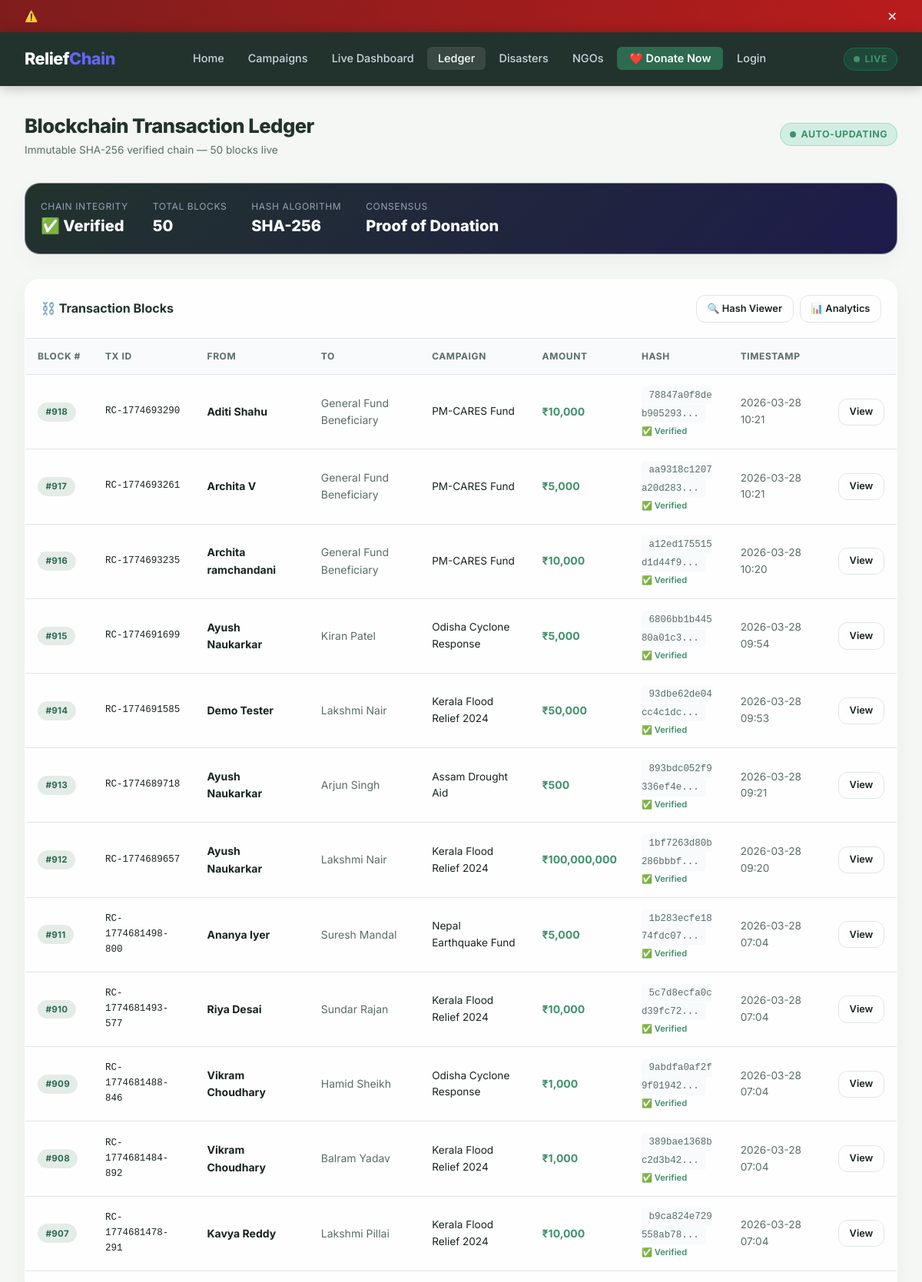
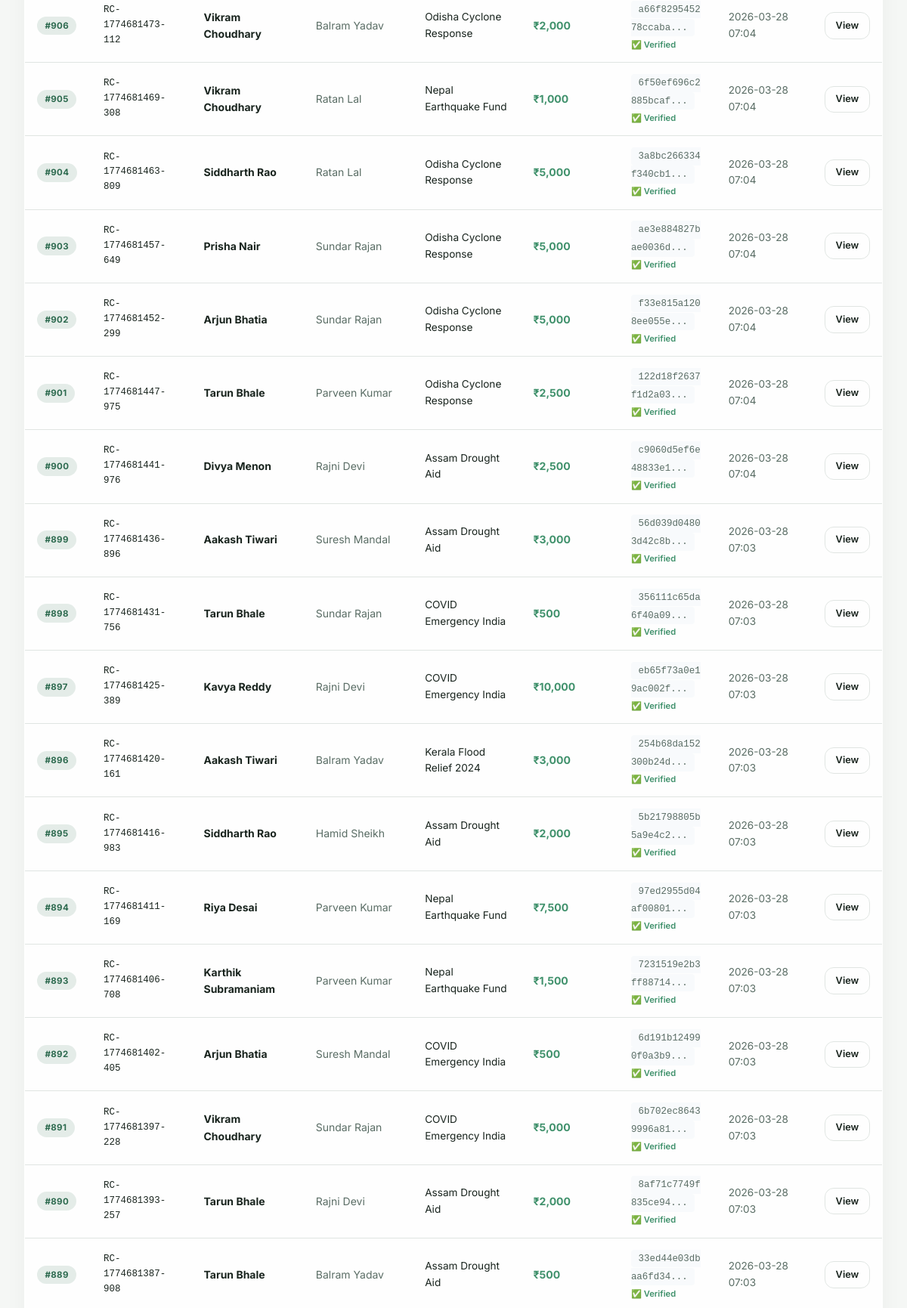
Screenshot of /ledger (upper part) with the database file from the repository (2 pictures, top to bottom).
### tables this page shows
CREATE TABLE ledger (
            id INTEGER PRIMARY KEY AUTOINCREMENT,
            block_number INTEGER NOT NULL,
            transaction_type TEXT DEFAULT 'donation',
            amount INTEGER NOT NULL,
            from_entity TEXT,
            to_entity TEXT,
            campaign TEXT,
            tx_id TEXT,
            hash TEXT NOT NULL,
            prev_hash TEXT,
            timestamp DATETIME DEFAULT CURRENT_TIMESTAMP
        );

### app.py (the view)
@app.route('/ledger')
def ledger():
    db = get_db()
    c = db.cursor()
    c.execute("SELECT * FROM ledger ORDER BY block_number DESC LIMIT 50")
    blocks = c.fetchall()
    return render_template('ledger.html', blocks=blocks)

### app.py (called while the page is built)
@app.context_processor
def inject_now():
    return {'now': _dt.now}

def get_db():
    db = getattr(g, '_database', None)
    if db is None:
        db = g._database = sqlite3.connect(DATABASE, check_same_thread=False)
        db.row_factory = sqlite3.Row
    return db

@app.teardown_appcontext
def close_connection(exception):
    db = getattr(g, '_database', None)
    if db is not None:
        db.close()

### templates/ledger.html (shortened to what this page needs)
{% extends 'base.html' %}
{% block content %}
<div class="container" style="padding-top:2rem;">
    <div class="page-header">
        <div>
            <h1 class="page-title">Blockchain Transaction Ledger</h1>
            <p class="text-muted text-sm">Immutable SHA-256 verified chain — {{ blocks|length }} blocks live</p>
        </div>
        <div class="live-badge"><span class="live-dot"></span> AUTO-UPDATING</div>
    </div>
    <div class="card" style="margin-bottom:2rem;padding:1.25rem;background:linear-gradient(135deg,var(--primary),#1E1B4B);color:#fff;">
        <div style="display:flex;gap:2rem;flex-wrap:wrap;">
            <div><div style="font-size:0.75rem;color:#94A3B8;text-transform:uppercase;letter-spacing:0.05em;">Chain Integrity</div><div style="font-size:1.25rem;font-weight:800;">✅ Verified</div></div>
            <div><div style="font-size:0.75rem;color:#94A3B8;text-transform:uppercase;letter-spacing:0.05em;">Total Blocks</div><div style="font-size:1.25rem;font-weight:800;">{{ blocks|length }}</div></div>
            <div><div style="font-size:0.75rem;color:#94A3B8;text-transform:uppercase;letter-spacing:0.05em;">Hash Algorithm</div><div style="font-size:1.25rem;font-weight:800;">SHA-256</div></div>
            <div><div style="font-size:0.75rem;color:#94A3B8;text-transform:uppercase;letter-spacing:0.05em;">Consensus</div><div style="font-size:1.25rem;font-weight:800;">Proof of Donation</div></div>
        </div>
    </div>
    <div class="card" style="padding:0;">
        <div style="padding:1.25rem;border-bottom:1px solid var(--border);display:flex;justify-content:space-between;align-items:center;">
            <span class="card-title">⛓️ Transaction Blocks</span>
            <div style="display:flex;gap:0.5rem;">
                <a href="{{ url_for('hash_viewer') }}" class="btn btn-outline btn-sm">🔍 Hash Viewer</a>
                <a href="{{ url_for('analytics') }}" class="btn btn-outline btn-sm">📊 Analytics</a>
            </div>
        </div>
        <div class="table-wrap" style="border-radius:0;border:none;">
            <table>
                <thead>
                    <tr>
                        <th>Block #</th>
                        <th>TX ID</th>
                        <th>From</th>
                        <th>To</th>
                        <th>Campaign</th>
                        <th>Amount</th>
                        <th>Hash</th>
                        <th>Timestamp</th>
                        <th></th>
                    </tr>
                </thead>
                <tbody id="live-feed-tbody">
                    {% for b in blocks %}
                    <tr>
                        <td><span class="badge badge-primary">#{{ b.block_number }}</span></td>
                        <td class="td-mono" style="font-size:0.78rem;">{{ b.tx_id }}</td>
                        <td><strong>{{ b.from_entity }}</strong></td>
                        <td class="text-muted">{{ b.to_entity }}</td>
                        <td class="text-sm">{{ b.campaign }}</td>
                        <td style="color:var(--success);font-weight:700;">₹{{ '{:,.0f}'.format(b.amount) }}</td>
                        <td>
                            <span class="block-hash" title="{{ b.hash }}">{{ b.hash[:18] }}...</span>
                            <span class="hash-verified" style="font-size:0.7rem;display:block;margin-top:0.2rem;">✅ Verified</span>
                        </td>
                        <td class="text-sm text-muted">{{ b.timestamp[:16] }}</td>
                        <td><a href="{{ url_for('transaction_detail', tx_id=b.tx_id) }}" class="btn btn-outline btn-sm">View</a></td>
                    </tr>
                    {% endfor %}
                </tbody>
            </table>
        </div>
    </div>
</div>
{% endblock %}

### static/style.css (style rules this page uses)
:root { --primary: #22332D; --primary-mid: #2D423A; --accent: #2D6A4F; --accent-hover: #1B4332; --accent-light: rgba(45, 106, 79, 0.12); --success: #40916C; --success-light: rgba(64, 145, 108, 0.12); --warning: #F5A623; --warning-light: rgba(245, 166, 35, 0.12); --danger: #E63946; --danger-light: rgba(230, 57, 70, 0.12); --bg: #F5F7F5; --card: rgba(255, 255, 255, 0.85); --border: #E0E5E2; --text: #19241E; --text-muted: #5A6D65; --text-light: #8E9C96; --white: #FFFFFF; --sidebar-w: 260px; --nav-h: 70px; --radius: 20px; --radius-sm: 12px; --shadow: 0 10px 30px rgba(45, 44, 42, 0.04), 0 1px 3px rgba(45, 44, 42, 0.02); --shadow-lg: 0 20px 40px rgba(45, 44, 42, 0.08); }
*, *::before, *::after { margin: 0; padding: 0; box-sizing: border-box; }
html { scroll-behavior: smooth; }
body { font-family: 'Inter', system-ui, sans-serif; background: var(--bg); color: var(--text); line-height: 1.6; font-size: 15px; }
a { color: inherit; text-decoration: none; }
.live-badge { display: inline-flex; align-items: center; gap: 0.4rem; background: rgba(16,185,129,0.15); color: var(--success); border: 1px solid rgba(16,185,129,0.3); padding: 0.25rem 0.75rem; border-radius: 999px; font-size: 0.78rem; font-weight: 700; letter-spacing: 0.5px; text-transform: uppercase; }
.live-dot { width: 8px; height: 8px; border-radius: 50%; background: var(--success); animation: pulse-live 1.5s infinite; }
.container { max-width: 1280px; margin: 0 auto; padding: 2rem 2rem; }
.page-header { display: flex; justify-content: space-between; align-items: center; margin-bottom: 2rem; flex-wrap: wrap; gap: 1rem; }
.page-title { font-size: 1.6rem; font-weight: 800; color: var(--primary); letter-spacing: -0.5px; }
.card { background: var(--card); border-radius: var(--radius); border: 1px solid var(--border); box-shadow: var(--shadow); padding: 1.5rem; }
.card-title { font-size: 1rem; font-weight: 700; color: var(--primary); }
.btn { display: inline-flex; align-items: center; gap: 0.5rem; padding: 0.625rem 1.25rem; border-radius: var(--radius-sm); font-weight: 600; font-size: 0.9rem; border: none; cursor: pointer; transition: all 0.2s; white-space: nowrap; text-decoration: none; }
.btn-outline { background: transparent; border: 1.5px solid var(--border); color: var(--text); }
.btn-sm { padding: 0.4rem 0.85rem; font-size: 0.8rem; }
.table-wrap { overflow-x: auto; border-radius: var(--radius); border: 1px solid var(--border); }
table { width: 100%; border-collapse: collapse; font-size: 0.875rem; }
th { background: #F8FAFC; padding: 0.85rem 1rem; text-align: left; font-weight: 700; font-size: 0.75rem; text-transform: uppercase; letter-spacing: 0.05em; color: var(--text-muted); border-bottom: 1px solid var(--border); white-space: nowrap; }
td { padding: 0.85rem 1rem; border-bottom: 1px solid var(--border); color: var(--text); vertical-align: middle; }
tbody tr { transition: background 0.15s; }
.td-mono { font-family: 'JetBrains Mono', monospace; font-size: 0.8rem; }
.badge { display: inline-flex; align-items: center; gap: 0.3rem; padding: 0.2rem 0.65rem; border-radius: 999px; font-size: 0.72rem; font-weight: 700; letter-spacing: 0.03em; white-space: nowrap; }
.badge-primary { background: var(--accent-light); color: var(--accent); }
.block-hash { font-family: 'JetBrains Mono', 'Courier New', monospace; font-size: 0.78rem; color: var(--text-muted); background: #F8FAFC; padding: 0.3rem 0.6rem; border-radius: 4px; word-break: break-all; }
.hash-verified { display: inline-flex; align-items: center; gap: 0.3rem; color: var(--success); font-size: 0.8rem; font-weight: 600; }
.text-muted { color: var(--text-muted); }
.text-sm { font-size: 0.85rem; }
.card, .stat-card, .step-card { backdrop-filter: blur(12px); -webkit-backdrop-filter: blur(12px); transition: transform 0.5s cubic-bezier(0.16, 1, 0.3, 1), box-shadow 0.5s ease; border: 1px solid rgba(255,255,255,0.4); position: relative; overflow: hidden; }
.card::before, .stat-card::before, .step-card::before { content: ''; position: absolute; inset: 0; background: radial-gradient(circle 350px at var(--mouse-x, 0) var(--mouse-y, 0), rgba(255,255,255,0.6), transparent 80%); opacity: 0; transition: opacity 0.4s; pointer-events: none; mix-blend-mode: overlay; z-index: 0; }
.card > *, .stat-card > *, .step-card > * { position: relative; z-index: 1; }
.btn { position: relative; overflow: hidden; }

### rows the page displays
ledger: block_number "918", tx_id "RC-1774693290", from_entity "Aditi Shahu", to_entity "General Fund Beneficiary", campaign "PM-CARES Fund", amount "10,000", hash "78847a0f8deb905293", timestamp "2026-03-28 10:21"
ledger: block_number "917", tx_id "RC-1774693261", from_entity "Archita V", to_entity "General Fund Beneficiary", campaign "PM-CARES Fund", amount "5,000", hash "aa9318c1207a20d283", timestamp "2026-03-28 10:21"
ledger: block_number "916", tx_id "RC-1774693235", from_entity "Archita ramchandani", to_entity "General Fund Beneficiary", campaign "PM-CARES Fund", amount "10,000", hash "a12ed175515d1d44f9", timestamp "2026-03-28 10:20"
ledger: block_number "915", tx_id "RC-1774691699", from_entity "Ayush Naukarkar", to_entity "Kiran Patel", campaign "Odisha Cyclone Response", amount "5,000", hash "6806bb1b44580a01c3", timestamp "2026-03-28 09:54"
ledger: block_number "914", tx_id "RC-1774691585", from_entity "Demo Tester", to_entity "Lakshmi Nair", campaign "Kerala Flood Relief 2024", amount "50,000", hash "93dbe62de04cc4c1dc", timestamp "2026-03-28 09:53"
ledger: block_number "913", tx_id "RC-1774689718", from_entity "Ayush Naukarkar", to_entity "Arjun Singh", campaign "Assam Drought Aid", amount "500", hash "893bdc052f9336ef4e", timestamp "2026-03-28 09:21"
ledger: block_number "912", tx_id "RC-1774689657", from_entity "Ayush Naukarkar", to_entity "Lakshmi Nair", campaign "Kerala Flood Relief 2024", amount "100,000,000", hash "1bf7263d80b286bbbf", timestamp "2026-03-28 09:20"
ledger: block_number "911", tx_id "RC-1774681498-800", from_entity "Ananya Iyer", to_entity "Suresh Mandal", campaign "Nepal Earthquake Fund", amount "5,000", hash "1b283ecfe1874fdc07", timestamp "2026-03-28 07:04"
ledger: block_number "910", tx_id "RC-1774681493-577", from_entity "Riya Desai", to_entity "Sundar Rajan", campaign "Kerala Flood Relief 2024", amount "10,000", hash "5c7d8ecfa0cd39fc72", timestamp "2026-03-28 07:04"
ledger: block_number "909", tx_id "RC-1774681488-846", from_entity "Vikram Choudhary", to_entity "Hamid Sheikh", campaign "Odisha Cyclone Response", amount "1,000", hash "9abdfa0af2f9f01942", timestamp "2026-03-28 07:04"
ledger: block_number "908", tx_id "RC-1774681484-892", from_entity "Vikram Choudhary", to_entity "Balram Yadav", campaign "Kerala Flood Relief 2024", amount "1,000", hash "389bae1368bc2d3b42", timestamp "2026-03-28 07:04"
ledger: block_number "907", tx_id "RC-1774681478-291", from_entity "Kavya Reddy", to_entity "Lakshmi Pillai", campaign "Kerala Flood Relief 2024", amount "10,000", hash "b9ca824e729558ab78", timestamp "2026-03-28 07:04"
ledger: block_number "906", tx_id "RC-1774681473-112", from_entity "Vikram Choudhary", to_entity "Balram Yadav", campaign "Odisha Cyclone Response", amount "2,000", hash "a66f829545278ccaba", timestamp "2026-03-28 07:04"
ledger: block_number "905", tx_id "RC-1774681469-308", from_entity "Vikram Choudhary", to_entity "Ratan Lal", campaign "Nepal Earthquake Fund", amount "1,000", hash "6f50ef696c2885bcaf", timestamp "2026-03-28 07:04"
ledger: block_number "904", tx_id "RC-1774681463-809", from_entity "Siddharth Rao", to_entity "Ratan Lal", campaign "Odisha Cyclone Response", amount "5,000", hash "3a8bc266334f340cb1", timestamp "2026-03-28 07:04"
ledger: block_number "903", tx_id "RC-1774681457-649", from_entity "Prisha Nair", to_entity "Sundar Rajan", campaign "Odisha Cyclone Response", amount "5,000", hash "ae3e884827bae0036d", timestamp "2026-03-28 07:04"
ledger: block_number "902", tx_id "RC-1774681452-299", from_entity "Arjun Bhatia", to_entity "Sundar Rajan", campaign "Odisha Cyclone Response", amount "5,000", hash "f33e815a1208ee055e", timestamp "2026-03-28 07:04"
ledger: block_number "901", tx_id "RC-1774681447-975", from_entity "Tarun Bhale", to_entity "Parveen Kumar", campaign "Odisha Cyclone Response", amount "2,500", hash "122d18f2637f1d2a03", timestamp "2026-03-28 07:04"
ledger: block_number "900", tx_id "RC-1774681441-976", from_entity "Divya Menon", to_entity "Rajni Devi", campaign "Assam Drought Aid", amount "2,500", hash "c9060d5ef6e48833e1", timestamp "2026-03-28 07:04"
ledger: block_number "899", tx_id "RC-1774681436-896", from_entity "Aakash Tiwari", to_entity "Suresh Mandal", campaign "Assam Drought Aid", amount "3,000", hash "56d039d04803d42c8b", timestamp "2026-03-28 07:03"
ledger: block_number "898", tx_id "RC-1774681431-756", from_entity "Tarun Bhale", to_entity "Sundar Rajan", campaign "COVID Emergency India", amount "500", hash "356111c65da6f40a09", timestamp "2026-03-28 07:03"
ledger: block_number "897", tx_id "RC-1774681425-389", from_entity "Kavya Reddy", to_entity "Rajni Devi", campaign "COVID Emergency India", amount "10,000", hash "eb65f73a0e19ac002f", timestamp "2026-03-28 07:03"
ledger: block_number "896", tx_id "RC-1774681420-161", from_entity "Aakash Tiwari", to_entity "Balram Yadav", campaign "Kerala Flood Relief 2024", amount "3,000", hash "254b68da152300b24d", timestamp "2026-03-28 07:03"
ledger: block_number "895", tx_id "RC-1774681416-983", from_entity "Siddharth Rao", to_entity "Hamid Sheikh", campaign "Assam Drought Aid", amount "2,000", hash "5b21798805b5a9e4c2", timestamp "2026-03-28 07:03"
ledger: block_number "894", tx_id "RC-1774681411-169", from_entity "Riya Desai", to_entity "Parveen Kumar", campaign "Nepal Earthquake Fund", amount "7,500", hash "97ed2955d04af00801", timestamp "2026-03-28 07:03"
ledger: block_number "893", tx_id "RC-1774681406-708", from_entity "Karthik Subramaniam", to_entity "Parveen Kumar", campaign "Nepal Earthquake Fund", amount "1,500", hash "7231519e2b3ff88714", timestamp "2026-03-28 07:03"
ledger: block_number "892", tx_id "RC-1774681402-405", from_entity "Arjun Bhatia", to_entity "Suresh Mandal", campaign "COVID Emergency India", amount "500", hash "6d191b124990f0a3b9", timestamp "2026-03-28 07:03"
ledger: block_number "891", tx_id "RC-1774681397-228", from_entity "Vikram Choudhary", to_entity "Sundar Rajan", campaign "COVID Emergency India", amount "5,000", hash "6b702ec86439996a81", timestamp "2026-03-28 07:03"
ledger: block_number "890", tx_id "RC-1774681393-257", from_entity "Tarun Bhale", to_entity "Rajni Devi", campaign "Assam Drought Aid", amount "2,000", hash "8af71c7749f835ce94", timestamp "2026-03-28 07:03"
ledger: block_number "889", tx_id "RC-1774681387-908", from_entity "Tarun Bhale", to_entity "Balram Yadav", campaign "Assam Drought Aid", amount "500", hash "33ed44e03dbaa6fd34", timestamp "2026-03-28 07:03"

### other values shown
{{ blocks|length }} "50"
